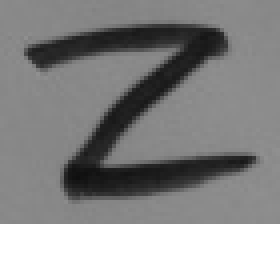
#> input picture alphabets/handwriting_reader/letters/square/letter12.jpg, 70 x 70 px (shown 4 times larger); its folder holds only this picture in this run
$ python letterReader.py
#> lines starting #> are read from the running program, lines starting #| are printed output that depends on the picture; after the words box and inside, x2 and y2 are one past the last pixel; in counts of white or black regions, pixels touching at a corner belong together
import os
import subprocess
import pytesseract
from PIL import Image
import cv2

letters = os.listdir("./letters/square")
#dir = "home/ayo/repos/cv/alphabets/handwriting_reader/letters/square/"
dir = "./letters/square/"
print(letters)
ltrs=[]
for letter in letters:
   im = cv2.imread(dir+letter)
#> im is the input picture: shape (70, 70, 3); min 15, max 255, mean 142
   ret, thresh = cv2.threshold(im, 100,255,0)
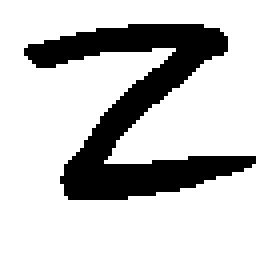
#> thresh: shape (70, 70, 3) (shown 4 times larger); 80.7% white; 1 black region, box (x1, y1, x2, y2) and area: (6, 6, 64, 50) 948
   cv2.imshow('letter', thresh)
#> (the run stopped early here; a loop or call above may not have finished)
